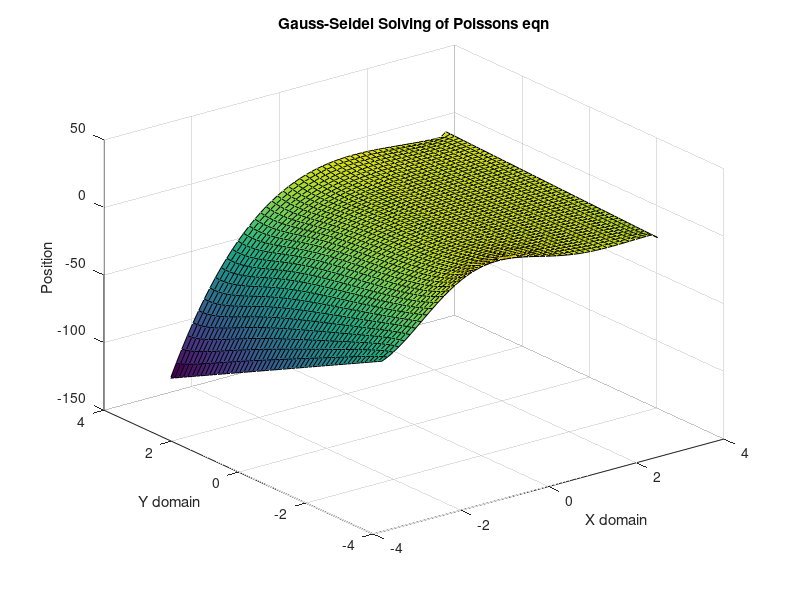
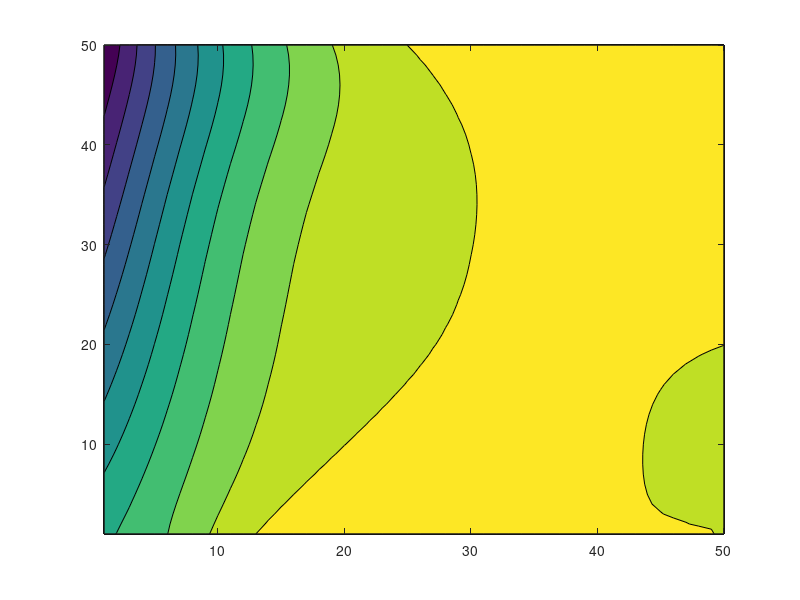

Reproduce these figures in MATLAB, in order.
% Poisson's Equation on a rectangle
% Nidal Kiwai Chaban
% Gauss-Seidel Method
clc
clear all
close all
x=50;
y=50;
u=zeros(x,y);
bx=pi;
ax=-pi;
by=pi;
ay=-pi;
xd=linspace(ax,bx,x);
yd=linspace(ay,by,y);
ni=100
h=ax/x;

 u(1,:)=((by-yd(:)).^2).*cos(pi.*yd(:)/by);
 u(x,:)=yd(:).*(by-yd(:)).^2;
 u(:,y)=yd(:);
 u(:,1)=(((by-ay).^2).*cos(pi.*ay/by))+((xd(:)-ax)/(bx-ax)).*((ay.*((by-ay).^2)-((by-ay).^2).*cos(pi*ay/by)));

        
    for k=1:ni
    for i=2:x-1
    for j=2:y-1
        %F(i,j)=0;
        F(i,j)=cos((pi/2)*(2*((xd(i)-ax)/(bx-ax))+1))*sin(pi*(yd(j)-ay)/(by-ay));
        u(i,j)=(1/4)*(u(i+1,j)+u(i-1,j)+u(i,j+1)+u(i,j-1)+(h.^2)*F(i,j));
        
    end
end
end
%Inital BC


[X,Y]=meshgrid(xd,yd);
figure(1)
surf(X,Y,u) %3D Plot
xlabel('X domain')
ylabel('Y domain')
zlabel('Position')
title('Gauss-Seidel Solving of Poissons eqn')
figure(2)
contourf(u) %2D Plot
fprintf('Iterations: %f',ni)